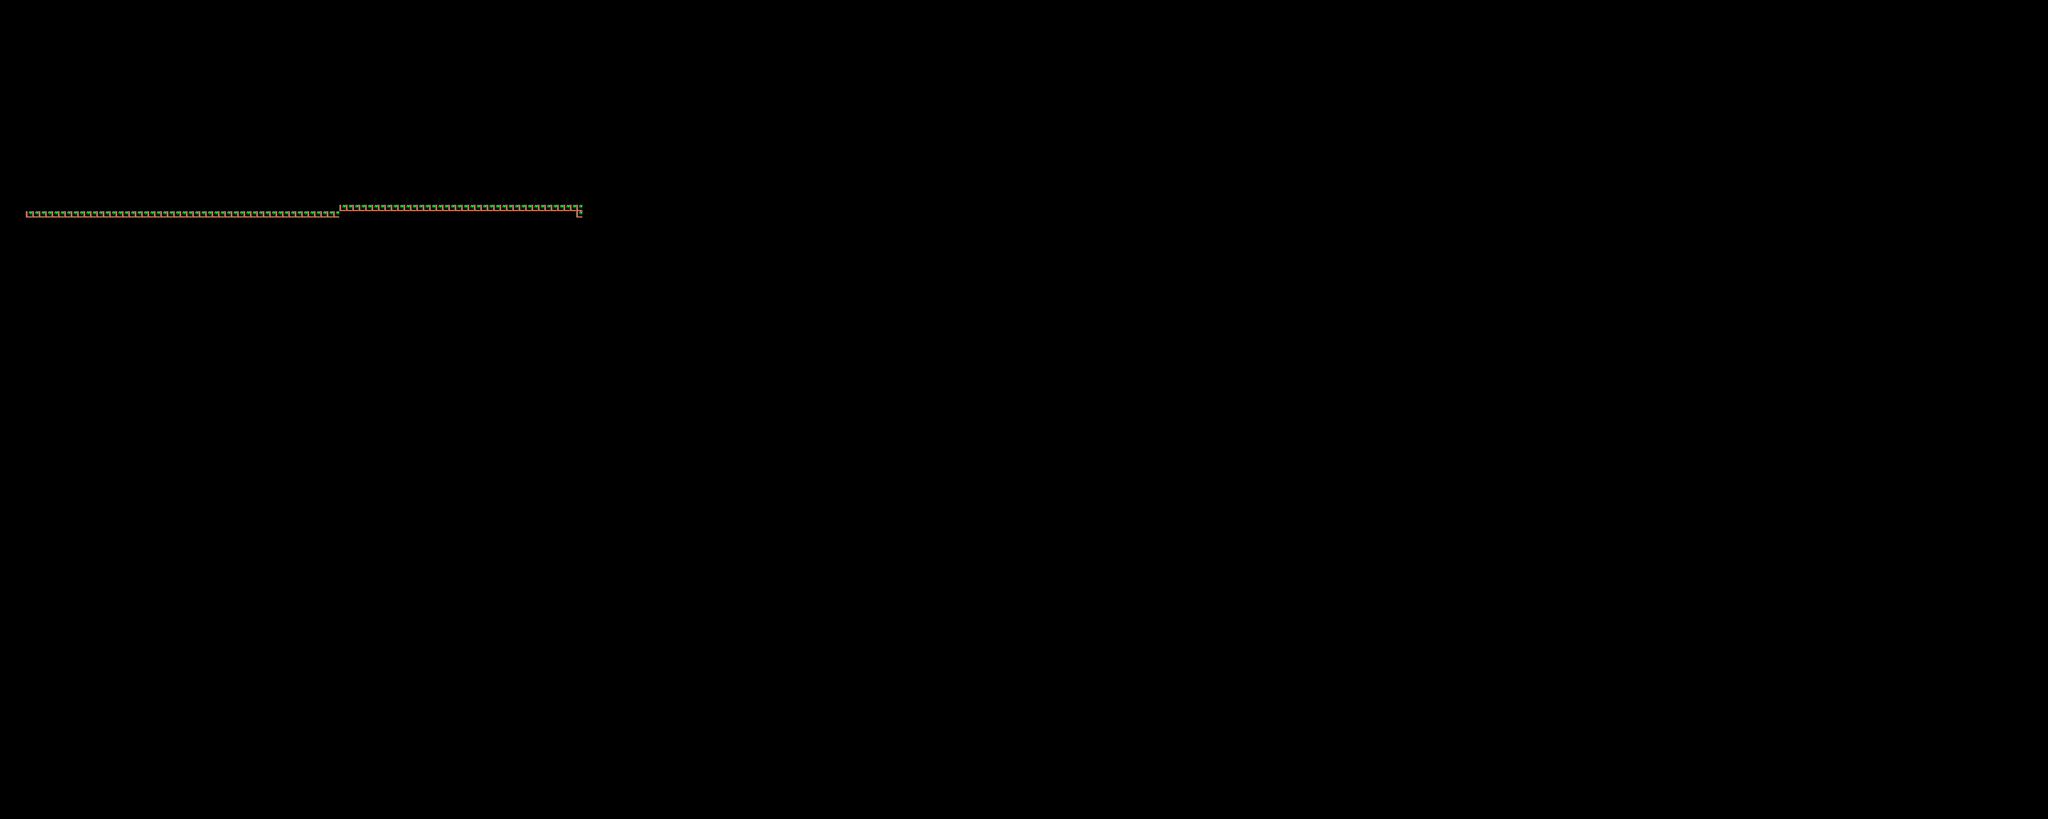

This is a level from a 2D game, rendered from its Tiled map with the project's own tilesets. A one-line summary and the map file follow, with tile-layer data summarised:
An orthogonal 320x128 tile map with 32x32 px tiles, 6 tile layers (background_layer, background_2_layer, platform_layer, ladder_layer, ...) and 21 objects (6x portal, 5x powerUp, 4x item, 3x enemy_2, 2x enemy_1, ...).

<map version="1.10" tiledversion="1.11.2" orientation="orthogonal" renderorder="right-down" width="320" height="128" tilewidth="32" tileheight="32" infinite="0" nextlayerid="8" nextobjectid="24">
 <editorsettings>
  <export target="../src/assets/maps/carte_verso.json" format="json" />
 </editorsettings>
 <tileset firstgid="1" name="tileset_image" tilewidth="32" tileheight="32" tilecount="110" columns="10">
  <image source="tileset_image.png" width="320" height="352" />
 </tileset>
 <layer id="1" name="background_layer" width="320" height="128">
  <data>[40960 cells, 0 non-empty, 0 distinct tile ids]</data>
 </layer>
 <layer id="2" name="background_2_layer" width="320" height="128">
  <data>[40960 cells, 0 non-empty, 0 distinct tile ids]</data>
 </layer>
 <layer id="3" name="platform_layer" width="320" height="128">
  <data>[40960 cells, 88 non-empty, 1 distinct tile ids]</data>
 </layer>
 <layer id="7" name="ladder_layer" width="320" height="128">
  <data>[40960 cells, 0 non-empty, 0 distinct tile ids]</data>
 </layer>
 <layer id="4" name="decoration_back_layer" width="320" height="128">
  <data>[40960 cells, 0 non-empty, 0 distinct tile ids]</data>
 </layer>
 <layer id="5" name="decoration_front_layer" width="320" height="128">
  <data>[40960 cells, 0 non-empty, 0 distinct tile ids]</data>
 </layer>
 <objectgroup id="6" name="object_layer">
  <object id="1" name="enemy_1" x="914" y="299">
   <point />
  </object>
  <object id="2" name="enemy_3" x="370" y="369">
   <point />
  </object>
  <object id="3" name="enemy_2" x="721" y="87">
   <point />
  </object>
  <object id="4" name="enemy_2" x="1215" y="369">
   <point />
  </object>
  <object id="5" name="enemy_2" x="1124" y="371">
   <point />
  </object>
  <object id="6" name="enemy_1" x="49" y="274">
   <point />
  </object>
  <object id="8" name="portal" x="896.912" y="890.274">
   <properties>
    <property name="id" type="int" value="2" />
    <property name="target" type="int" value="2" />
   </properties>
   <point />
  </object>
  <object id="9" name="portal" x="162" y="3643">
   <properties>
    <property name="id" type="int" value="99" />
    <property name="target" type="int" value="99" />
   </properties>
   <point />
  </object>
  <object id="11" name="portal" x="8467" y="2551">
   <properties>
    <property name="id" type="int" value="5" />
    <property name="target" type="int" value="5" />
   </properties>
   <point />
  </object>
  <object id="12" name="portal" x="2030" y="2440">
   <properties>
    <property name="id" type="int" value="2" />
    <property name="target" type="int" value="2" />
   </properties>
   <point />
  </object>
  <object id="13" name="item" x="318" y="3642">
   <point />
  </object>
  <object id="14" name="item" x="100" y="405">
   <point />
  </object>
  <object id="15" name="powerUp" x="645" y="2405">
   <properties>
    <property name="item_description">La hauteur de vos sauts est
légèrement augmentée</property>
    <property name="item_effect" type="int" value="300" />
    <property name="item_name" value="les Bottes de saut" />
    <property name="item_type" value="jump" />
   </properties>
   <point />
  </object>
  <object id="16" name="item" x="502" y="3644">
   <properties>
    <property name="style" value="voiture" />
   </properties>
   <point />
  </object>
  <object id="17" name="item" x="653" y="3643">
   <properties>
    <property name="style" value="camera" />
   </properties>
   <point />
  </object>
  <object id="18" name="powerUp" x="2479" y="2445">
   <properties>
    <property name="item_description" value="Vous pouvez faire des doubles sauts!!" />
    <property name="item_name" value="les Bottes ailées" />
    <property name="item_type" value="double_jump" />
   </properties>
   <point />
  </object>
  <object id="19" name="powerUp" x="4979" y="2528">
   <properties>
    <property name="item_description" value="Vous pouvez faire des triple sauts!!" />
    <property name="item_name" value="les Bottes super ailées" />
    <property name="item_type" value="triple_jump" />
   </properties>
   <point />
  </object>
  <object id="20" name="powerUp" x="7584" y="2573">
   <properties>
    <property name="item_description" value="Vous pouvez faire des triple sauts!!" />
    <property name="item_name" value="les Bottes super ailées" />
    <property name="item_type" value="triple_jump" />
   </properties>
   <point />
  </object>
  <object id="21" name="portal" x="4549" y="2505">
   <properties>
    <property name="id" type="int" value="3" />
    <property name="target" type="int" value="3" />
   </properties>
   <point />
  </object>
  <object id="22" name="portal" x="7156" y="2552">
   <properties>
    <property name="id" type="int" value="4" />
    <property name="target" type="int" value="4" />
   </properties>
   <point />
  </object>
  <object id="23" name="powerUp" x="8845" y="2553">
   <properties>
    <property name="item_description" value="vous pouvez désormais voler" />
    <property name="item_name" value="le jetpack" />
    <property name="item_type" value="fly" />
   </properties>
   <point />
  </object>
 </objectgroup>
</map>
